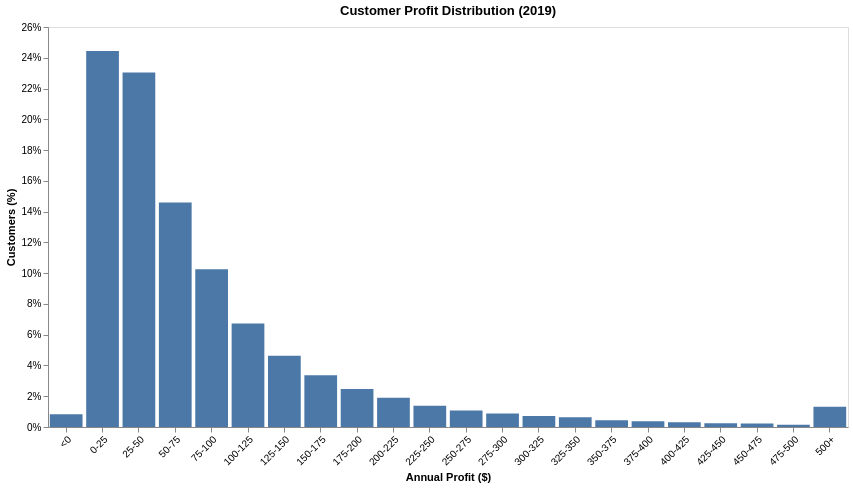

The cell this chart's notebook holds for it:
### Code cell
distribution_barplot(
    create_distribution(
        cust_data_2019,
        column="Profit",
        **create_bins_labels(bin_width=25, max_cutoff=500, min_cutoff=0),
    ),
    column="Profit",
    title="Customer Profit Distribution (2019)",
    x_title="Annual Profit ($)",
)

### Figure 1 — Vega-Lite specification as saved in the notebook (floating-point values rounded to 4 significant figures)
{"config": {"view": {"continuousWidth": 300, "continuousHeight": 300}}, "data": {"name": "data-2e2b07c17340a308829e3fa934e05f6b"}, "mark": {"type": "bar", "opacity": 1.0}, "encoding": {"tooltip": [{"field": "Range", "title": "Range", "type": "nominal"}, {"field": "Customers", "format": ",", "title": "Customers", "type": "quantitative"}, {"field": "Percent", "format": ".1%", "title": "Customers (%)", "type": "quantitative"}], "x": {"axis": {"grid": false, "labelAngle": -45}, "field": "Range", "sort": ["<0", "0-25", "25-50", "50-75", "75-100", "100-125", "125-150", "150-175", "175-200", "200-225", "225-250", "250-275", "275-300", "300-325", "325-350", "350-375", "375-400", "400-425", "425-450", "450-475", "475-500", "500+"], "title": "Annual Profit ($)", "type": "nominal"}, "y": {"axis": {"format": "%", "grid": false}, "field": "Percent", "title": "Customers (%)", "type": "quantitative"}}, "height": 400, "title": "Customer Profit Distribution (2019)", "width": 800, "$schema": "https://vega.github.io/schema/vega-lite/v6.4.1.json", "datasets": {"data-2e2b07c17340a308829e3fa934e05f6b": [{"Range": "<0", "Customers": 263, "Percent": 0.008256}, {"Range": "0-25", "Customers": 7784, "Percent": 0.2444}, {"Range": "25-50", "Customers": 7338, "Percent": 0.2304}, {"Range": "50-75", "Customers": 4650, "Percent": 0.146}, {"Range": "75-100", "Customers": 3266, "Percent": 0.1025}, {"Range": "100-125", "Customers": 2144, "Percent": 0.0673}, {"Range": "125-150", "Customers": 1477, "Percent": 0.04637}, {"Range": "150-175", "Customers": 1071, "Percent": 0.03362}, {"Range": "175-200", "Customers": 788, "Percent": 0.02474}, {"Range": "200-225", "Customers": 605, "Percent": 0.01899}, {"Range": "225-250", "Customers": 442, "Percent": 0.01388}, {"Range": "250-275", "Customers": 340, "Percent": 0.01067}, {"Range": "275-300", "Customers": 280, "Percent": 0.00879}, {"Range": "300-325", "Customers": 228, "Percent": 0.007157}, {"Range": "325-350", "Customers": 200, "Percent": 0.006278}, {"Range": "350-375", "Customers": 142, "Percent": 0.004458}, {"Range": "375-400", "Customers": 119, "Percent": 0.003736}, {"Range": "400-425", "Customers": 98, "Percent": 0.003076}, {"Range": "425-450", "Customers": 79, "Percent": 0.00248}, {"Range": "450-475", "Customers": 75, "Percent": 0.002354}, {"Range": "475-500", "Customers": 47, "Percent": 0.001475}, {"Range": "500+", "Customers": 419, "Percent": 0.01315}]}}
